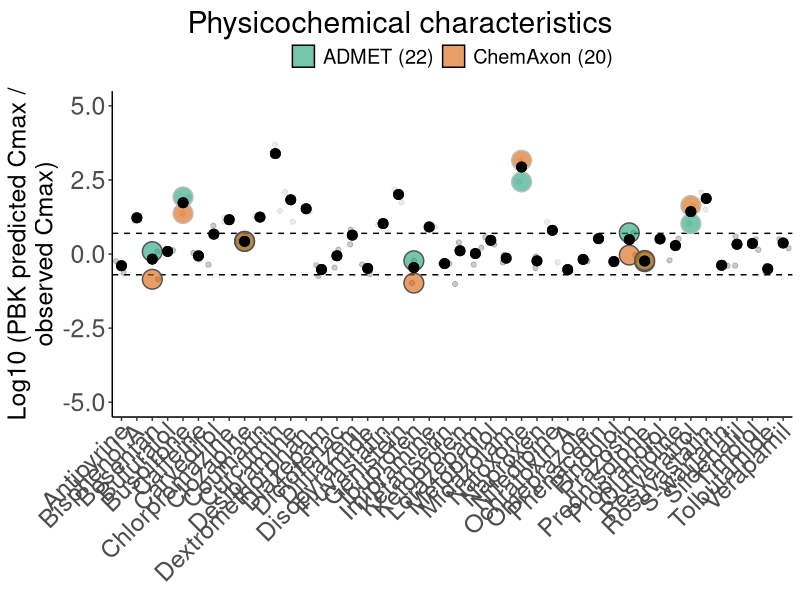

This figure's R source:
library(tidyverse)
library(ggforce)
model_results<-read.csv("../model/results/PBKresults.csv")

#calculating per method the number of compounds for which the median predicted Cmax is within 5-fold of the observed Cmax
numberWithin<-model_results %>%
  mutate(pred.obs.ratio = Cplasmavenous/Cmax) %>%
  group_by(compound, method.phys.chem) %>%
  mutate(med.pred.obs.ratio = median(pred.obs.ratio)) %>%
  mutate(color = ifelse(med.pred.obs.ratio>5,"Above 5-fold", "Within 5-fold"))%>%
  mutate(color = ifelse(med.pred.obs.ratio<0.2,"Below 5-fold", color)) %>%
  distinct(method.phys.chem, compound, med.pred.obs.ratio, color) %>%
  group_by(method.phys.chem,color) %>%
  tally() %>%
  filter(color == "Within 5-fold")%>%
  select(-color)

#data preparation figure (calculating the median predicted abserved ratio per compound and adding the number predicted within 5-fold)
figure_data <- model_results %>%
  mutate(pred.obs.ratio = Cplasmavenous/Cmax)   %>%
  group_by(compound) %>%
  mutate(med.pred.obs.ratio = median(pred.obs.ratio)) %>%
  mutate(color = ifelse(med.pred.obs.ratio>5,"Above 5-fold", "Within 5-fold"))%>%
  mutate(color = ifelse(med.pred.obs.ratio<0.2,"Below 5-fold", color))
  
#selection fo the compound for which the input approach results in >3-fold difference in median Cmax 
compounds_Cmax_differs_between_input <- figure_data%>%
  #calculate per input approach the median predicted Cmax
  group_by(compound, method.phys.chem) %>%
  summarise(medianCmaxPerMethod = median(Cplasmavenous))%>%
  #Which input approach has the highest median Cmax and which the lowest, and deterimine the ratio
  mutate(max = max(medianCmaxPerMethod),
         min = min(medianCmaxPerMethod),
         foldDifference = max/min) %>% 
  #If the difference between the input methods is more than 3-fold the results are highlighted in the graph 
  filter(foldDifference>3) %>%
  pull(compound)

difference_between_approaches_selected <- figure_data %>%
  filter(compound %in% compounds_Cmax_differs_between_input) %>%
  left_join(., numberWithin, by = "method.phys.chem") %>%
  mutate(method.phys.chem = paste0(method.phys.chem," ","(",n, ")"))

tiff("Figure3_PhysChem_no_differences.tiff", units="in", width=15, height=5, res=150)

p <- ggplot(figure_data, 
            aes(x=compound, y=log10(pred.obs.ratio),
                color = color)) +
  geom_jitter(alpha = 0.3,  show.legend = FALSE) +
  scale_color_manual(values = c("#bdbdbd","#525252")) + 
  scale_fill_manual(values = c("#1b9e77", "#d95f02", "#7570b3")) + 
  geom_hline(yintercept=log10(5), color="black", linetype="dashed")+
  geom_hline(yintercept=log10(0.2), color="black", linetype="dashed")+
  scale_y_continuous(name = "Log10 (PBK predicted Cmax /\nobserved Cmax)",
                     limits = c(-5, 5))+
  guides(color = FALSE) +
  labs(tag = "Physicochemical characteristics") +
  geom_mark_rect(data =difference_between_approaches_selected, aes(x=compound, y=log10(pred.obs.ratio),
                    fill = method.phys.chem), alpha = 0.6, expand = -1) +
  geom_point(data = figure_data,aes(x=compound, 
                                            y=log10(med.pred.obs.ratio)), 
             color = "black", 
             shape = 19, 
             size =3) +
  theme(panel.grid.major = element_blank(), panel.grid.minor = element_blank(),
        panel.background = element_blank(), axis.line = element_line(colour = "black"),
        text = element_text(size = 18),
        plot.tag.position = "top",
        legend.position="top",
        legend.title = element_blank(),
        legend.key = element_rect(colour = NA, fill = NA),
        axis.text.x = element_text(size=18,angle = 45, vjust = 1.05, hjust=1.05),
        axis.text.y = element_text(size=18),
        axis.title.x = element_blank())
p

dev.off()

  

